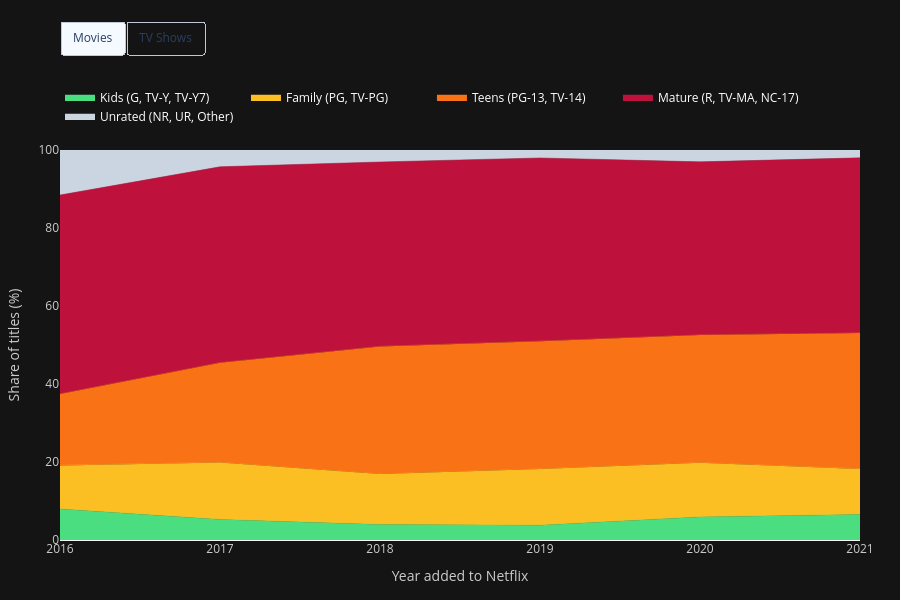

Source (notebook cell):
### Markdown cell above
We chosed to use a stacked area chart because it shows two things, the total % share and how each tier share rises or falls relative to the others.

The y-axis shows percentage share, not title counts. Each content type, Movies or TV Shows, gets its own set of five traces.

Hovering activates a tooltip that shows all five tiers' shares for that year at once, making it easier to compare how the composition shifted without clicking through each individually.

### Code cell
def build_figure(df: pd.DataFrame) -> go.Figure:
    views = {"Movies": "Movie", "TV Shows": "TV Show"}
    view_labels = list(views.keys())
    n_groups = len(GROUP_ORDER)

    traces = []
    for v_idx, (label, content_type) in enumerate(views.items()):
        pct_df, count_df = compute_shares(df, content_type)
        years = sorted(pct_df.index.tolist())
        is_visible = v_idx == 0

        for group in GROUP_ORDER:
            info = RATING_GROUPS[group]
            pct_vals = [pct_df.loc[y, group] if y in pct_df.index else 0.0 for y in years]
            count_vals = [int(count_df.loc[y, group]) if y in count_df.index else 0 for y in years]
            hover = [
                f"<b>{info['label']}</b><br>Year: {y}<br>Share: {p:.1f}%<br>Titles: {c}"
                for y, p, c in zip(years, pct_vals, count_vals)
            ]
            traces.append(go.Scatter(
                x=years,
                y=pct_vals,
                name=info["label"],
                stackgroup="one",
                fillcolor=info["color"],
                line=dict(width=0.5, color=info["color"]),
                mode="lines",
                visible=is_visible,
                text=hover,
                hoverinfo="text",
                showlegend=True,
                legendgroup=group,
                legendgrouptitle_text=None,
            ))

    def vis_array(active_view_idx: int) -> list:
        return [(i // n_groups) == active_view_idx for i in range(len(traces))]

    buttons = [
        dict(
            label=label,
            method="update",
            args=[{"visible": vis_array(i)}, {}],
        )
        for i, label in enumerate(view_labels)
    ]

    fig = go.Figure(data=traces)
    fig.update_layout(
        xaxis=dict(
            title="Year added to Netflix",
            tickmode="linear",
            dtick=1,
            title_font=dict(color='#cccccc'),
            tickfont=dict(color='#cccccc'),
            gridcolor='rgba(255,255,255,0.07)',
        ),
        yaxis=dict(
            title="Share of titles (%)",
            range=[0, 100],
            title_font=dict(color='#cccccc'),
            tickfont=dict(color='#cccccc'),
            gridcolor='rgba(255,255,255,0.07)',
        ),
        hovermode="x unified",
        plot_bgcolor='#141414',
        paper_bgcolor='#141414',
        legend=dict(
            orientation="h",
            y=1.05,
            x=0,
            xanchor="left",
            yanchor="bottom",
            traceorder="normal",
            font=dict(color='white'),
        ),
        width=900,
        height=600,
        margin=dict(l=60, r=40, t=150, b=60),
        updatemenus=[dict(
            type="buttons",
            direction="right",
            x=0.0,
            xanchor="left",
            y=1.33,
            buttons=buttons,
            showactive=True,
            bgcolor="white",
            bordercolor="#cccccc",
            font=dict(color="black"),
        )],
    )
    return fig


fig = build_figure(df)
fig.show()

### Figure 1 — Plotly figure (JSON) as saved in the notebook; plotly's stock layout.template omitted (floating-point values rounded to 4 significant figures)
{"data": [{"fillcolor": "#4ade80", "hoverinfo": "text", "legendgroup": "Kids", "line": {"color": "#4ade80", "width": 0.5}, "mode": "lines", "name": "Kids (G, TV-Y, TV-Y7)", "showlegend": true, "stackgroup": "one", "text": ["<b>Kids (G, TV-Y, TV-Y7)</b><br>Year: 2016<br>Share: 8.0%<br>Titles: 20", "<b>Kids (G, TV-Y, TV-Y7)</b><br>Year: 2017<br>Share: 5.3%<br>Titles: 44", "<b>Kids (G, TV-Y, TV-Y7)</b><br>Year: 2018<br>Share: 4.0%<br>Titles: 49", "<b>Kids (G, TV-Y, TV-Y7)</b><br>Year: 2019<br>Share: 3.8%<br>Titles: 54", "<b>Kids (G, TV-Y, TV-Y7)</b><br>Year: 2020<br>Share: 5.9%<br>Titles: 76", "<b>Kids (G, TV-Y, TV-Y7)</b><br>Year: 2021<br>Share: 6.5%<br>Titles: 65"], "type": "scatter", "visible": true, "x": [2016, 2017, 2018, 2019, 2020, 2021], "y": [7.968, 5.263, 3.961, 3.792, 5.919, 6.546]}, {"fillcolor": "#fbbf24", "hoverinfo": "text", "legendgroup": "Family", "line": {"color": "#fbbf24", "width": 0.5}, "mode": "lines", "name": "Family (PG, TV-PG)", "showlegend": true, "stackgroup": "one", "text": ["<b>Family (PG, TV-PG)</b><br>Year: 2016<br>Share: 11.2%<br>Titles: 28", "<b>Family (PG, TV-PG)</b><br>Year: 2017<br>Share: 14.6%<br>Titles: 122", "<b>Family (PG, TV-PG)</b><br>Year: 2018<br>Share: 12.9%<br>Titles: 160", "<b>Family (PG, TV-PG)</b><br>Year: 2019<br>Share: 14.4%<br>Titles: 205", "<b>Family (PG, TV-PG)</b><br>Year: 2020<br>Share: 13.9%<br>Titles: 178", "<b>Family (PG, TV-PG)</b><br>Year: 2021<br>Share: 11.7%<br>Titles: 116"], "type": "scatter", "visible": true, "x": [2016, 2017, 2018, 2019, 2020, 2021], "y": [11.16, 14.59, 12.93, 14.4, 13.86, 11.68]}, {"fillcolor": "#f97316", "hoverinfo": "text", "legendgroup": "Teens", "line": {"color": "#f97316", "width": 0.5}, "mode": "lines", "name": "Teens (PG-13, TV-14)", "showlegend": true, "stackgroup": "one", "text": ["<b>Teens (PG-13, TV-14)</b><br>Year: 2016<br>Share: 18.3%<br>Titles: 46", "<b>Teens (PG-13, TV-14)</b><br>Year: 2017<br>Share: 25.6%<br>Titles: 214", "<b>Teens (PG-13, TV-14)</b><br>Year: 2018<br>Share: 32.7%<br>Titles: 405", "<b>Teens (PG-13, TV-14)</b><br>Year: 2019<br>Share: 32.8%<br>Titles: 467", "<b>Teens (PG-13, TV-14)</b><br>Year: 2020<br>Share: 32.8%<br>Titles: 421", "<b>Teens (PG-13, TV-14)</b><br>Year: 2021<br>Share: 34.8%<br>Titles: 346"], "type": "scatter", "visible": true, "x": [2016, 2017, 2018, 2019, 2020, 2021], "y": [18.33, 25.6, 32.74, 32.79, 32.79, 34.84]}, {"fillcolor": "#be123c", "hoverinfo": "text", "legendgroup": "Mature", "line": {"color": "#be123c", "width": 0.5}, "mode": "lines", "name": "Mature (R, TV-MA, NC-17)", "showlegend": true, "stackgroup": "one", "text": ["<b>Mature (R, TV-MA, NC-17)</b><br>Year: 2016<br>Share: 51.0%<br>Titles: 128", "<b>Mature (R, TV-MA, NC-17)</b><br>Year: 2017<br>Share: 50.2%<br>Titles: 420", "<b>Mature (R, TV-MA, NC-17)</b><br>Year: 2018<br>Share: 47.3%<br>Titles: 585", "<b>Mature (R, TV-MA, NC-17)</b><br>Year: 2019<br>Share: 47.0%<br>Titles: 669", "<b>Mature (R, TV-MA, NC-17)</b><br>Year: 2020<br>Share: 44.4%<br>Titles: 570", "<b>Mature (R, TV-MA, NC-17)</b><br>Year: 2021<br>Share: 44.9%<br>Titles: 446"], "type": "scatter", "visible": true, "x": [2016, 2017, 2018, 2019, 2020, 2021], "y": [51.0, 50.24, 47.29, 46.98, 44.39, 44.91]}, {"fillcolor": "#cbd5e1", "hoverinfo": "text", "legendgroup": "Unrated", "line": {"color": "#cbd5e1", "width": 0.5}, "mode": "lines", "name": "Unrated (NR, UR, Other)", "showlegend": true, "stackgroup": "one", "text": ["<b>Unrated (NR, UR, Other)</b><br>Year: 2016<br>Share: 11.6%<br>Titles: 29", "<b>Unrated (NR, UR, Other)</b><br>Year: 2017<br>Share: 4.3%<br>Titles: 36", "<b>Unrated (NR, UR, Other)</b><br>Year: 2018<br>Share: 3.1%<br>Titles: 38", "<b>Unrated (NR, UR, Other)</b><br>Year: 2019<br>Share: 2.0%<br>Titles: 29", "<b>Unrated (NR, UR, Other)</b><br>Year: 2020<br>Share: 3.0%<br>Titles: 39", "<b>Unrated (NR, UR, Other)</b><br>Year: 2021<br>Share: 2.0%<br>Titles: 20"], "type": "scatter", "visible": true, "x": [2016, 2017, 2018, 2019, 2020, 2021], "y": [11.55, 4.306, 3.072, 2.037, 3.037, 2.014]}, {"fillcolor": "#4ade80", "hoverinfo": "text", "legendgroup": "Kids", "line": {"color": "#4ade80", "width": 0.5}, "mode": "lines", "name": "Kids (G, TV-Y, TV-Y7)", "showlegend": true, "stackgroup": "one", "text": ["<b>Kids (G, TV-Y, TV-Y7)</b><br>Year: 2016<br>Share: 22.0%<br>Titles: 36", "<b>Kids (G, TV-Y, TV-Y7)</b><br>Year: 2017<br>Share: 12.0%<br>Titles: 39", "<b>Kids (G, TV-Y, TV-Y7)</b><br>Year: 2018<br>Share: 11.4%<br>Titles: 44", "<b>Kids (G, TV-Y, TV-Y7)</b><br>Year: 2019<br>Share: 11.0%<br>Titles: 63", "<b>Kids (G, TV-Y, TV-Y7)</b><br>Year: 2020<br>Share: 15.2%<br>Titles: 90", "<b>Kids (G, TV-Y, TV-Y7)</b><br>Year: 2021<br>Share: 16.4%<br>Titles: 83"], "type": "scatter", "visible": false, "x": [2016, 2017, 2018, 2019, 2020, 2021], "y": [21.95, 12, 11.37, 10.96, 15.15, 16.44]}, {"fillcolor": "#fbbf24", "hoverinfo": "text", "legendgroup": "Family", "line": {"color": "#fbbf24", "width": 0.5}, "mode": "lines", "name": "Family (PG, TV-PG)", "showlegend": true, "stackgroup": "one", "text": ["<b>Family (PG, TV-PG)</b><br>Year: 2016<br>Share: 14.0%<br>Titles: 23", "<b>Family (PG, TV-PG)</b><br>Year: 2017<br>Share: 16.9%<br>Titles: 55", "<b>Family (PG, TV-PG)</b><br>Year: 2018<br>Share: 13.4%<br>Titles: 52", "<b>Family (PG, TV-PG)</b><br>Year: 2019<br>Share: 12.2%<br>Titles: 70", "<b>Family (PG, TV-PG)</b><br>Year: 2020<br>Share: 9.1%<br>Titles: 54", "<b>Family (PG, TV-PG)</b><br>Year: 2021<br>Share: 7.7%<br>Titles: 39"], "type": "scatter", "visible": false, "x": [2016, 2017, 2018, 2019, 2020, 2021], "y": [14.02, 16.92, 13.44, 12.17, 9.091, 7.723]}, {"fillcolor": "#f97316", "hoverinfo": "text", "legendgroup": "Teens", "line": {"color": "#f97316", "width": 0.5}, "mode": "lines", "name": "Teens (PG-13, TV-14)", "showlegend": true, "stackgroup": "one", "text": ["<b>Teens (PG-13, TV-14)</b><br>Year: 2016<br>Share: 31.1%<br>Titles: 51", "<b>Teens (PG-13, TV-14)</b><br>Year: 2017<br>Share: 40.3%<br>Titles: 131", "<b>Teens (PG-13, TV-14)</b><br>Year: 2018<br>Share: 24.8%<br>Titles: 96", "<b>Teens (PG-13, TV-14)</b><br>Year: 2019<br>Share: 27.8%<br>Titles: 160", "<b>Teens (PG-13, TV-14)</b><br>Year: 2020<br>Share: 23.4%<br>Titles: 139", "<b>Teens (PG-13, TV-14)</b><br>Year: 2021<br>Share: 25.0%<br>Titles: 126"], "type": "scatter", "visible": false, "x": [2016, 2017, 2018, 2019, 2020, 2021], "y": [31.1, 40.31, 24.81, 27.83, 23.4, 24.95]}, {"fillcolor": "#be123c", "hoverinfo": "text", "legendgroup": "Mature", "line": {"color": "#be123c", "width": 0.5}, "mode": "lines", "name": "Mature (R, TV-MA, NC-17)", "showlegend": true, "stackgroup": "one", "text": ["<b>Mature (R, TV-MA, NC-17)</b><br>Year: 2016<br>Share: 28.7%<br>Titles: 47", "<b>Mature (R, TV-MA, NC-17)</b><br>Year: 2017<br>Share: 27.7%<br>Titles: 90", "<b>Mature (R, TV-MA, NC-17)</b><br>Year: 2018<br>Share: 48.1%<br>Titles: 186", "<b>Mature (R, TV-MA, NC-17)</b><br>Year: 2019<br>Share: 46.8%<br>Titles: 269", "<b>Mature (R, TV-MA, NC-17)</b><br>Year: 2020<br>Share: 48.7%<br>Titles: 289", "<b>Mature (R, TV-MA, NC-17)</b><br>Year: 2021<br>Share: 46.1%<br>Titles: 233"], "type": "scatter", "visible": false, "x": [2016, 2017, 2018, 2019, 2020, 2021], "y": [28.66, 27.69, 48.06, 46.78, 48.65, 46.14]}, {"fillcolor": "#cbd5e1", "hoverinfo": "text", "legendgroup": "Unrated", "line": {"color": "#cbd5e1", "width": 0.5}, "mode": "lines", "name": "Unrated (NR, UR, Other)", "showlegend": true, "stackgroup": "one", "text": ["<b>Unrated (NR, UR, Other)</b><br>Year: 2016<br>Share: 4.3%<br>Titles: 7", "<b>Unrated (NR, UR, Other)</b><br>Year: 2017<br>Share: 3.1%<br>Titles: 10", "<b>Unrated (NR, UR, Other)</b><br>Year: 2018<br>Share: 2.3%<br>Titles: 9", "<b>Unrated (NR, UR, Other)</b><br>Year: 2019<br>Share: 2.3%<br>Titles: 13", "<b>Unrated (NR, UR, Other)</b><br>Year: 2020<br>Share: 3.7%<br>Titles: 22", "<b>Unrated (NR, UR, Other)</b><br>Year: 2021<br>Share: 4.8%<br>Titles: 24"], "type": "scatter", "visible": false, "x": [2016, 2017, 2018, 2019, 2020, 2021], "y": [4.268, 3.077, 2.326, 2.261, 3.704, 4.752]}], "layout": {"height": 600, "hovermode": "x unified", "legend": {"font": {"color": "white"}, "orientation": "h", "traceorder": "normal", "x": 0, "xanchor": "left", "y": 1.05, "yanchor": "bottom"}, "margin": {"b": 60, "l": 60, "r": 40, "t": 150}, "paper_bgcolor": "#141414", "plot_bgcolor": "#141414", "updatemenus": [{"buttons": [{"args": [{"visible": [true, true, true, true, true, false, false, false, false, false]}, {}], "label": "Movies", "method": "update"}, {"args": [{"visible": [false, false, false, false, false, true, true, true, true, true]}, {}], "label": "TV Shows", "method": "update"}], "direction": "right", "showactive": true, "type": "buttons", "x": 0, "xanchor": "left", "y": 1.33}], "width": 900, "xaxis": {"dtick": 1, "gridcolor": "rgba(255,255,255,0.07)", "tickfont": {"color": "#cccccc"}, "tickmode": "linear", "title": {"font": {"color": "#cccccc"}, "text": "Year added to Netflix"}}, "yaxis": {"gridcolor": "rgba(255,255,255,0.07)", "range": [0, 100], "tickfont": {"color": "#cccccc"}, "title": {"font": {"color": "#cccccc"}, "text": "Share of titles (%)"}}}}
